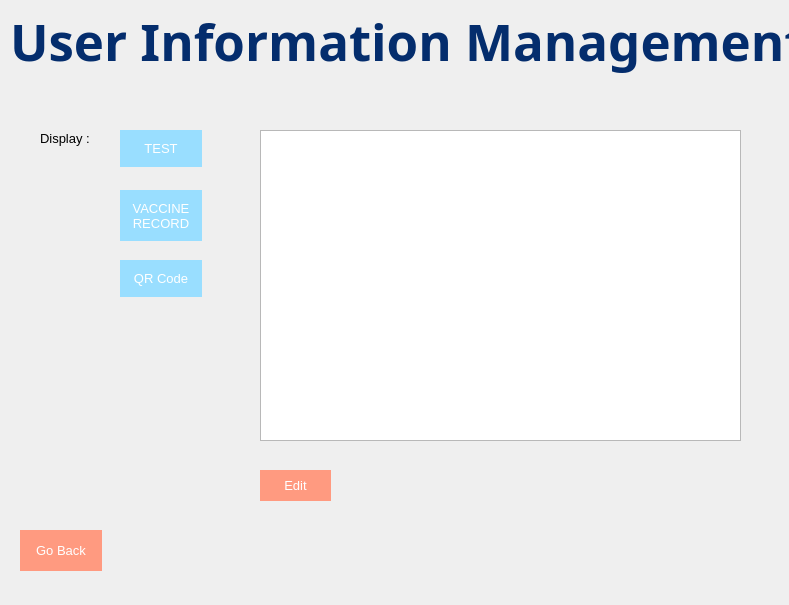
<?xml version="1.0" encoding="UTF-8"?>
<ui version="4.0">
 <class>ad_manage_record_test</class>
 <widget class="QDialog" name="ad_manage_record_test">
  <property name="geometry">
   <rect>
    <x>0</x>
    <y>0</y>
    <width>789</width>
    <height>605</height>
   </rect>
  </property>
  <property name="windowTitle">
   <string>User Information Management</string>
  </property>
  <property name="sizeGripEnabled">
   <bool>false</bool>
  </property>
  <widget class="QLabel" name="label">
   <property name="geometry">
    <rect>
     <x>10</x>
     <y>0</y>
     <width>781</width>
     <height>81</height>
    </rect>
   </property>
   <property name="font">
    <font>
     <family>Agency FB</family>
     <pointsize>38</pointsize>
     <weight>62</weight>
     <bold>true</bold>
    </font>
   </property>
   <property name="styleSheet">
    <string notr="true">font-size:38pt; 
font-weight:500;
color:#042d6d</string>
   </property>
   <property name="text">
    <string>User Information Management</string>
   </property>
  </widget>
  <widget class="QPushButton" name="pushButton_RT_goback">
   <property name="geometry">
    <rect>
     <x>20</x>
     <y>520</y>
     <width>82</width>
     <height>61</height>
    </rect>
   </property>
   <property name="font">
    <font>
     <pointsize>10</pointsize>
    </font>
   </property>
   <property name="styleSheet">
    <string notr="true">background-color:rgb(255, 154, 128);
color: rgb(255, 255, 255);
border: none;
padding: 10,10,10,10;
margin: 10, 10, 10, 10;</string>
   </property>
   <property name="text">
    <string>Go Back</string>
   </property>
  </widget>
  <widget class="QPushButton" name="pushButton_RT_test">
   <property name="geometry">
    <rect>
     <x>120</x>
     <y>120</y>
     <width>82</width>
     <height>57</height>
    </rect>
   </property>
   <property name="font">
    <font>
     <pointsize>10</pointsize>
    </font>
   </property>
   <property name="styleSheet">
    <string notr="true">background-color:rgb(153, 222, 255);
color: rgb(255, 255, 255);
border: none;
padding: 10,10,10,10;
margin: 10, 10, 10, 10;</string>
   </property>
   <property name="text">
    <string>TEST</string>
   </property>
  </widget>
  <widget class="QLabel" name="label_2">
   <property name="geometry">
    <rect>
     <x>40</x>
     <y>130</y>
     <width>81</width>
     <height>16</height>
    </rect>
   </property>
   <property name="font">
    <font>
     <pointsize>10</pointsize>
    </font>
   </property>
   <property name="text">
    <string>Display :</string>
   </property>
  </widget>
  <widget class="QPushButton" name="pushButton_RT_record">
   <property name="geometry">
    <rect>
     <x>120</x>
     <y>180</y>
     <width>82</width>
     <height>71</height>
    </rect>
   </property>
   <property name="font">
    <font>
     <pointsize>10</pointsize>
    </font>
   </property>
   <property name="styleSheet">
    <string notr="true">background-color:rgb(153, 222, 255);
color: rgb(255, 255, 255);
border: none;
padding: 10,10,10,10;
margin: 10, 10, 10, 10;</string>
   </property>
   <property name="text">
    <string>VACCINE
RECORD</string>
   </property>
  </widget>
  <widget class="QPushButton" name="pushButton_RT_QR">
   <property name="geometry">
    <rect>
     <x>120</x>
     <y>250</y>
     <width>82</width>
     <height>57</height>
    </rect>
   </property>
   <property name="font">
    <font>
     <pointsize>10</pointsize>
    </font>
   </property>
   <property name="styleSheet">
    <string notr="true">background-color:rgb(153, 222, 255);
color: rgb(255, 255, 255);
border: none;
padding: 10,10,10,10;
margin: 10, 10, 10, 10;</string>
   </property>
   <property name="text">
    <string>QR Code</string>
   </property>
  </widget>
  <widget class="QListWidget" name="listWidget_RT">
   <property name="geometry">
    <rect>
     <x>260</x>
     <y>130</y>
     <width>481</width>
     <height>311</height>
    </rect>
   </property>
  </widget>
  <widget class="QPushButton" name="pushButton_RT_edit">
   <property name="geometry">
    <rect>
     <x>260</x>
     <y>460</y>
     <width>71</width>
     <height>51</height>
    </rect>
   </property>
   <property name="font">
    <font>
     <pointsize>10</pointsize>
    </font>
   </property>
   <property name="styleSheet">
    <string notr="true">background-color:rgb(255, 154, 128);
color: rgb(255, 255, 255);
border: none;
padding: 10,10,10,10;
margin: 10, 10, 10, 10;</string>
   </property>
   <property name="text">
    <string>Edit</string>
   </property>
  </widget>
 </widget>
 <resources/>
 <connections/>
</ui>
